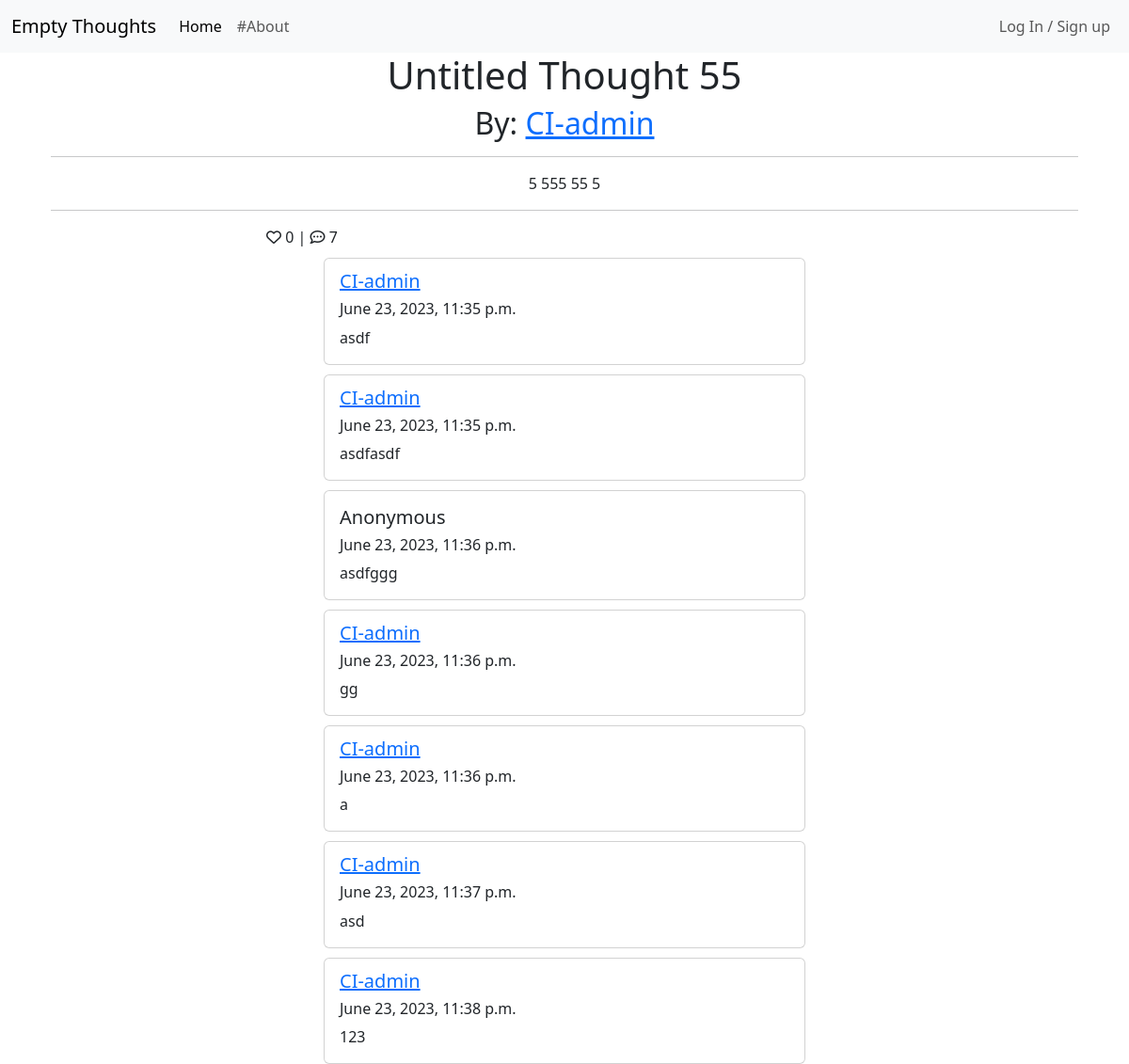
/view/5, run on an earlier commit of the app's database.
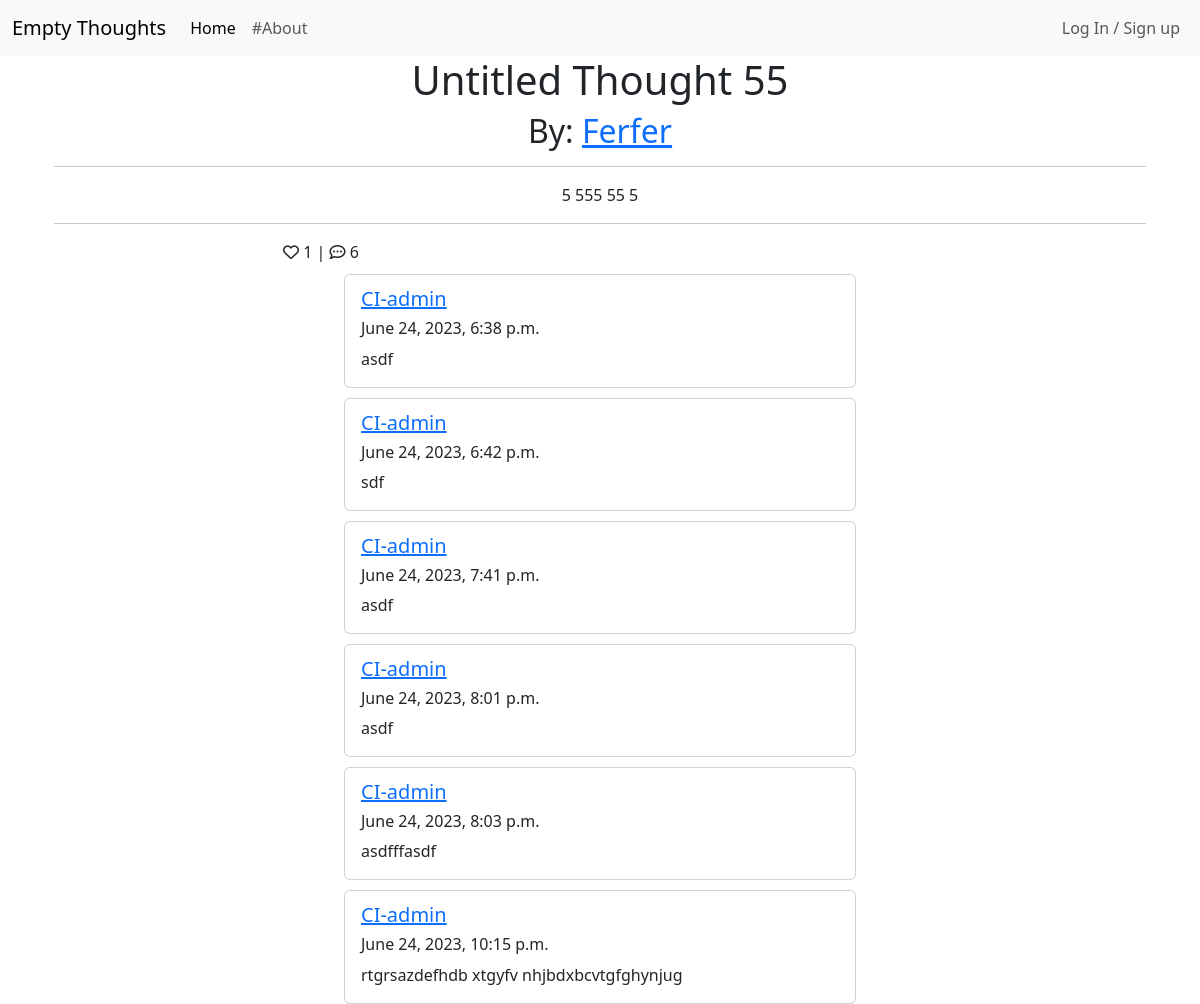
And on a later commit of the database.
### thoughts/models.py (models this page shows, shortened)
class Thought(models.Model):
    title = models.CharField(
        max_length=96, null=False, blank=False, default="Untitled Thought")
    author = models.ForeignKey(
        User,
        on_delete=models.CASCADE,
        related_name='thoughts'
        )
    content = models.TextField(max_length=400, null=False, blank=False)
    time = models.TimeField(default=timezone.now)
    anonymous = models.BooleanField(null=False, blank=False, default=True)
    date_created = models.DateTimeField(auto_now_add=True)
    date_updated = models.DateTimeField(auto_now=True)
    likes = models.ManyToManyField(
        User,
        related_name="thought_likes",
        blank=True
        )
    tags = models.ManyToManyField(Tag, blank=True)
    class Meta:
        ordering = ['-date_created']
    def number_of_likes(self):
        return self.likes.count()
    def number_of_comments(self):
        return self.comment_thought.count()

class Comment(models.Model):
    thought = models.ForeignKey(
        Thought,
        on_delete=models.CASCADE,
        related_name="comment_thought"
        )
    author = models.ForeignKey(
        User,
        on_delete=models.CASCADE,
        related_name='comment_author'
        )
    content = models.TextField(max_length=280, null=False, blank=False)
    anonymous = models.BooleanField(null=False, blank=False, default=False)
    date_created = models.DateTimeField(auto_now_add=True)
    likes = models.ManyToManyField(
        User,
        related_name="comment_likes",
        blank=True
        )
    class Meta:
        ordering = ['date_created']

### thoughts/views.py (the view, shortened to what this page needs)
# urls.py: path('view/<thought_id>', views.ThoughtDetail.as_view(), name='view'),
class ThoughtDetail(View):
    def get(self, request, *args, **kwargs):
        thought_id = kwargs.get('thought_id')
        queryset = Thought.objects
        thought = get_object_or_404(queryset, id=thought_id)
        comments = thought.comment_thought.order_by('date_created')
        liked = False
        if thought.likes.filter(id=self.request.user.id).exists():
            liked = True
        context = {
                "thought": thought,
                "comments": comments,
                "liked": liked,
                "comment_form": CommentForm(),
            }
        return render(request, "thoughts/thought_detail.html", context)

### templates/thoughts/thought_detail.html (shortened to what this page needs)
{% extends 'base.html' %}
{% block content %}
{% load static %}
{% load crispy_forms_tags %}
<div class="container">
    <div class="container text-center">
        <h1 class="thought-title">{{thought.title}}</h1>
        {% if thought.anonymous %}
        <h2>By: Anonymous</h2>
        {% else %}
        <h2>By: <a a href="/user/{{thought.author.pk}}">{{thought.author}}</a></h2>
        {% endif %}</h6>
        <hr>
        <p class="card-text thought-content">{{thought.content}} </p>
        <hr>
        <div class="row">
            <div class="col">
                <span class="">
                {% if request.user in thought.likes.all %}
                <i class="fa-solid fa-heart"></i>
                {% else %}
                <i class="fa-regular fa-heart"></i>
                {% endif %}
                {{ thought.number_of_likes }} |
                <i class="fa-regular fa-comment-dots"></i> {{ thought.number_of_comments }}
                </span>
            </div>
        </div>
    </div>
    {% for comment in comments %}
        <div class="card center">
            <div class="card-body">
                {% if comment.anonymous %}
                    <h5>Anonymous</h5>
                {% else %}
                    <h5 class="card-subtitle mb-2 text-body-secondary">
                        <a a href="/user/{{comment.author.pk}}">{{comment.author}}</a>
                    </h5>
                    {% endif %}
                    <h6>{{comment.date_created}}</h6>
                <p class="card-text">{{comment.content}} </p>
            </div>
        </div>
        {% empty %}
        <br>
        <p>No comments yet.</p>
    {% endfor %}
</div>
{%endblock%}

### templates/base.html (shortened to what this page needs)
{% load static %}
<!DOCTYPE html>
<html lang="en">
<head>
    <link href="https://cdn.jsdelivr.net/npm/bootstrap@5.3.0/dist/css/bootstrap.min.css" rel="stylesheet">
    <link rel="stylesheet" href="{% static 'css/style.css' %}">
</head>
<header>
  <nav class="navbar navbar-expand-lg bg-body-tertiary">
    <div class="container-fluid">
      <a class="navbar-brand" href="/">Empty Thoughts</a>
      <div class="collapse navbar-collapse" id="navbarNav">
        <ul class="navbar-nav me-auto">
          <li class="nav-item">
            <a class="nav-link active" aria-current="page" href="/">Home</a>
          </li>
          <li class="nav-item">
            <a class="nav-link" href="/">#About</a>
          </li>
        </ul>
        <ul class="navbar-nav ms-auto">
          {% if user.is_authenticated %}
            <li class="nav-item" style="align-self: center;">
              <div class="rounded-circle" style="background-color:dodgerblue; height: 25px; width: 25px;"></div>
            </li>
            <li class="nav-item dropdown">
              <a class="nav-link dropdown-toggle" href="#" role="button" data-bs-toggle="dropdown" aria-expanded="false">
                <span id="nav-username">{{ request.user }}</span>
              </a>
              <ul class="dropdown-menu dropdown-menu-end">
                <li><a class="dropdown-item" href="/user/{{request.user.pk}}">Profile</a></li>
                <li><a class="dropdown-item" href="#">#Preferences</a></li>
                <li><hr class="dropdown-divider"></li>
                <li><a id="button-logout" class="dropdown-item" href="{% url 'account_logout' %}">Log Out</a></li>
              </ul>
            </li>
          {% else %}
            <li class="nav-item">
              <a class="nav-link" href="{% url 'account_login' %}">Log In / Sign up</a>
            </li>
          {% endif %}
        </ul>
      </div>
    </div>
  </nav>
</header>
<body>
  <main>
    {% block content %}
    {% endblock %}
  </main>
</body>
</html>

### static/css/style.css (style rules this page uses)
.card { margin: 0 auto; float: none; margin-top: 10px; width: 32rem; }
.col { align-self: center; }
.thought-title, .thought-content { max-width: 100%; overflow-wrap: break-word; }

What changed in the data, as far as the page shows it:
removed Comment: author "CI-admin", date_created "June 23, 2023, 11:35 p.m.", content "asdf"
removed Comment: author "CI-admin", date_created "June 23, 2023, 11:35 p.m.", content "asdfasdf"
removed Comment: anonymous "Anonymous", date_created "June 23, 2023, 11:36 p.m.", content "asdfggg"
removed Comment: author "CI-admin", date_created "June 23, 2023, 11:36 p.m.", content "gg"
removed Comment: author "CI-admin", date_created "June 23, 2023, 11:36 p.m.", content "a"
removed Comment: author "CI-admin", date_created "June 23, 2023, 11:37 p.m.", content "asd"
removed Comment: author "CI-admin", date_created "June 23, 2023, 11:38 p.m.", content "123"
changed Thought "Untitled Thought 55": author "CI-admin" → "Ferfer"; number_of_likes "0" → "1"; number_of_comments "7" → "6"
added Comment: author "CI-admin", date_created "June 24, 2023, 6:38 p.m.", content "asdf"
added Comment: author "CI-admin", date_created "June 24, 2023, 6:42 p.m.", content "sdf"
added Comment: author "CI-admin", date_created "June 24, 2023, 7:41 p.m.", content "asdf"
added Comment: author "CI-admin", date_created "June 24, 2023, 8:01 p.m.", content "asdf"
added Comment: author "CI-admin", date_created "June 24, 2023, 8:03 p.m.", content "asdfffasdf"
added Comment: author "CI-admin", date_created "June 24, 2023, 10:15 p.m.", content "rtgrsazdefhdb xtgyfv nhjbdxbcvtgfghynjug"
